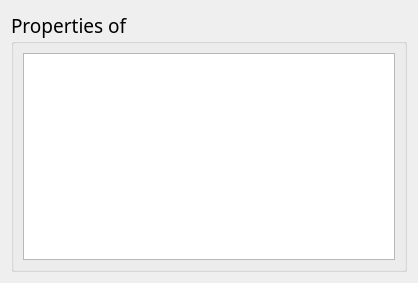
<?xml version="1.0" encoding="UTF-8"?>
<ui version="4.0">
 <class>PropertiesWidget</class>
 <widget class="QWidget" name="PropertiesWidget">
  <property name="geometry">
   <rect>
    <x>0</x>
    <y>0</y>
    <width>418</width>
    <height>283</height>
   </rect>
  </property>
  <property name="windowTitle">
   <string>Form</string>
  </property>
  <layout class="QVBoxLayout" name="verticalLayout">
   <item>
    <widget class="QGroupBox" name="gbox_properties">
     <property name="font">
      <font>
       <family>Noto Sans</family>
       <pointsize>14</pointsize>
      </font>
     </property>
     <property name="title">
      <string>Properties of</string>
     </property>
     <layout class="QVBoxLayout" name="verticalLayout_2">
      <item>
       <widget class="QListWidget" name="listWidget_properties"/>
      </item>
     </layout>
    </widget>
   </item>
  </layout>
 </widget>
 <resources/>
 <connections/>
</ui>
